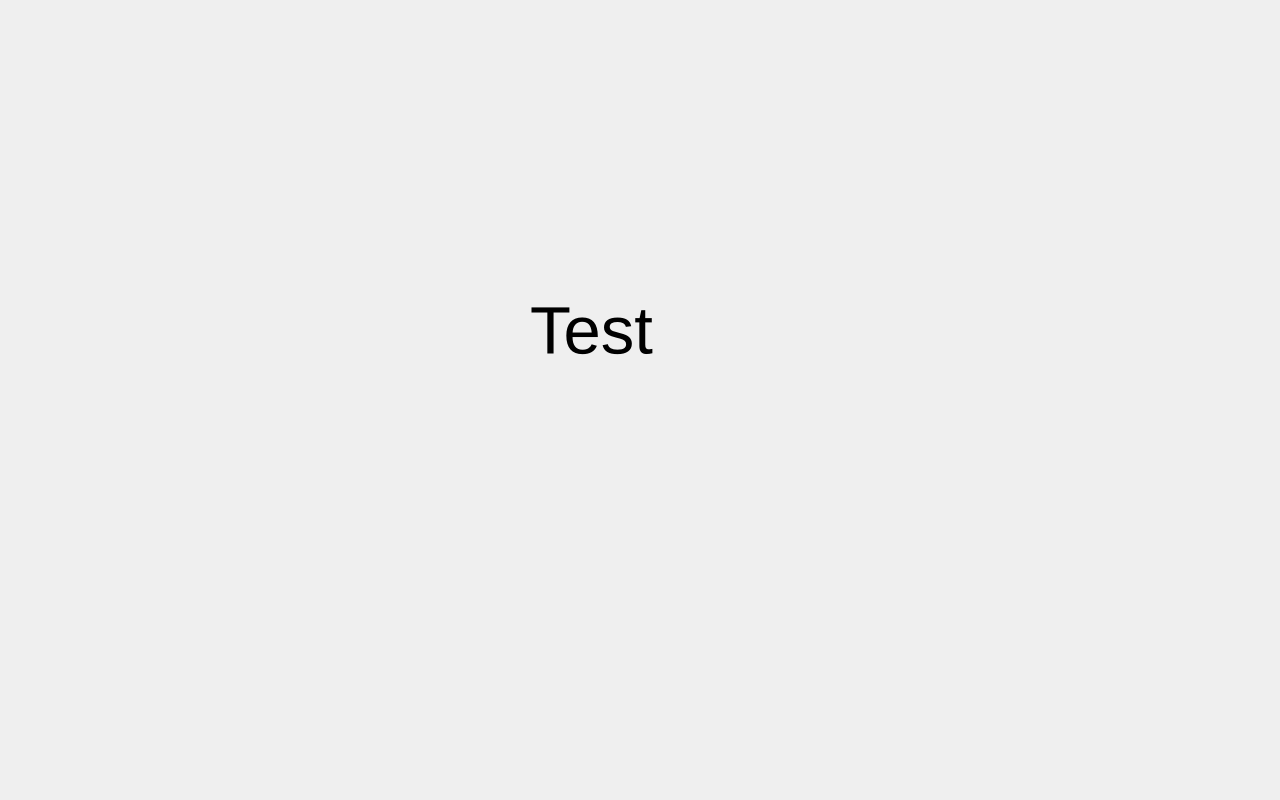
<?xml version="1.0" encoding="UTF-8"?>
<ui version="4.0">
 <class>Form</class>
 <widget class="QWidget" name="Form">
  <property name="geometry">
   <rect>
    <x>0</x>
    <y>0</y>
    <width>1280</width>
    <height>800</height>
   </rect>
  </property>
  <property name="windowTitle">
   <string>Form</string>
  </property>
  <widget class="QLabel" name="label">
   <property name="geometry">
    <rect>
     <x>530</x>
     <y>190</y>
     <width>421</width>
     <height>281</height>
    </rect>
   </property>
   <property name="font">
    <font>
     <pointsize>50</pointsize>
    </font>
   </property>
   <property name="text">
    <string>Test</string>
   </property>
  </widget>
 </widget>
 <resources/>
 <connections/>
</ui>
